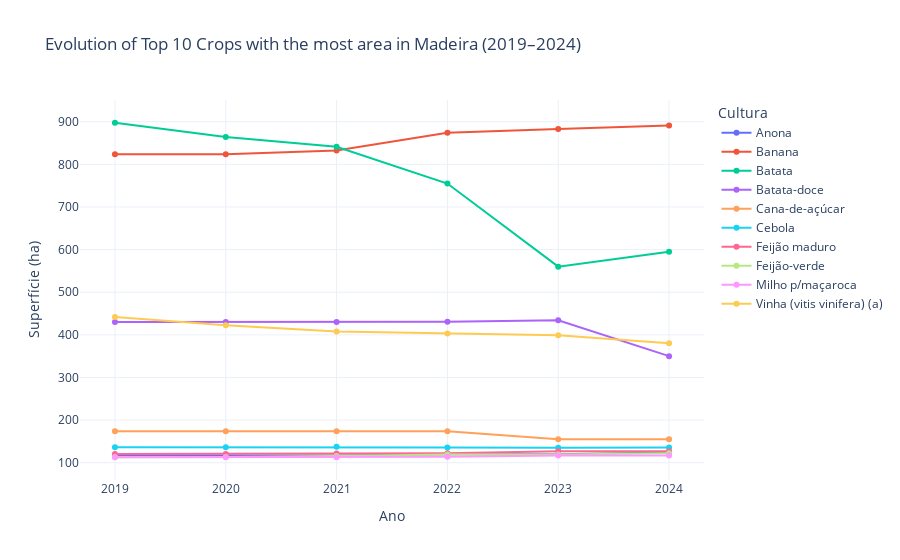

This figure's notebook cell:
### Code cell
import plotly.graph_objects as go


# 1. descobrir as 10 culturas mais produzidas no total
top10_culturas = (
    df_all.groupby("Cultura")["Superfície"]
    .sum()
    .nlargest(10)
    .index
)

# 2. filtrar só essas culturas
df_top10 = df_all[df_all["Cultura"].isin(top10_culturas)]

# 3. gráfico interativo
fig = px.line(
    df_top10,
    x="Ano",
    y="Superfície",
    color="Cultura",
    markers=True,
    title="Evolution of Top 10 Crops with the most area in Madeira (2019–2024)"
)

# layout mais limpo
fig.update_layout(
    xaxis_title="Ano",
    yaxis_title="Superfície (ha)",
    legend_title="Cultura",
    template="plotly_white"
)

fig.show()

### Figure 1 — Plotly figure (JSON) as saved in the notebook; plotly's stock layout.template omitted (floating-point values rounded to 4 significant figures)
{"data": [{"hovertemplate": "Cultura=Anona<br>Ano=%{x}<br>Superfície=%{y}<extra></extra>", "legendgroup": "Anona", "line": {"color": "#636efa", "dash": "solid"}, "marker": {"symbol": "circle"}, "mode": "lines+markers", "name": "Anona", "orientation": "v", "showlegend": true, "type": "scatter", "x": [2019, 2020, 2021, 2022, 2023, 2024], "xaxis": "x", "y": [116.8, 116.8, 116.8, 120.0, 119.9, 124.0], "yaxis": "y"}, {"hovertemplate": "Cultura=Banana<br>Ano=%{x}<br>Superfície=%{y}<extra></extra>", "legendgroup": "Banana", "line": {"color": "#EF553B", "dash": "solid"}, "marker": {"symbol": "circle"}, "mode": "lines+markers", "name": "Banana", "orientation": "v", "showlegend": true, "type": "scatter", "x": [2019, 2020, 2021, 2022, 2023, 2024], "xaxis": "x", "y": [824.0, 824.0, 832.2, 874.0, 883.0, 891.0], "yaxis": "y"}, {"hovertemplate": "Cultura=Batata<br>Ano=%{x}<br>Superfície=%{y}<extra></extra>", "legendgroup": "Batata", "line": {"color": "#00cc96", "dash": "solid"}, "marker": {"symbol": "circle"}, "mode": "lines+markers", "name": "Batata", "orientation": "v", "showlegend": true, "type": "scatter", "x": [2019, 2020, 2021, 2022, 2023, 2024], "xaxis": "x", "y": [897.6, 864.4, 841.1, 755.0, 560.0, 595.0], "yaxis": "y"}, {"hovertemplate": "Cultura=Batata-doce<br>Ano=%{x}<br>Superfície=%{y}<extra></extra>", "legendgroup": "Batata-doce", "line": {"color": "#ab63fa", "dash": "solid"}, "marker": {"symbol": "circle"}, "mode": "lines+markers", "name": "Batata-doce", "orientation": "v", "showlegend": true, "type": "scatter", "x": [2019, 2020, 2021, 2022, 2023, 2024], "xaxis": "x", "y": [430.0, 430.0, 430.0, 431.0, 434.0, 350.0], "yaxis": "y"}, {"hovertemplate": "Cultura=Cana-de-açúcar<br>Ano=%{x}<br>Superfície=%{y}<extra></extra>", "legendgroup": "Cana-de-açúcar", "line": {"color": "#FFA15A", "dash": "solid"}, "marker": {"symbol": "circle"}, "mode": "lines+markers", "name": "Cana-de-açúcar", "orientation": "v", "showlegend": true, "type": "scatter", "x": [2019, 2020, 2021, 2022, 2023, 2024], "xaxis": "x", "y": [173.5, 173.5, 173.5, 174.0, 155.0, 155.0], "yaxis": "y"}, {"hovertemplate": "Cultura=Cebola<br>Ano=%{x}<br>Superfície=%{y}<extra></extra>", "legendgroup": "Cebola", "line": {"color": "#19d3f3", "dash": "solid"}, "marker": {"symbol": "circle"}, "mode": "lines+markers", "name": "Cebola", "orientation": "v", "showlegend": true, "type": "scatter", "x": [2019, 2020, 2021, 2022, 2023, 2024], "xaxis": "x", "y": [136.2, 136.2, 137.6, 136.0, 135.0, 136.0], "yaxis": "y"}, {"hovertemplate": "Cultura=Feijão maduro<br>Ano=%{x}<br>Superfície=%{y}<extra></extra>", "legendgroup": "Feijão maduro", "line": {"color": "#FF6692", "dash": "solid"}, "marker": {"symbol": "circle"}, "mode": "lines+markers", "name": "Feijão maduro", "orientation": "v", "showlegend": true, "type": "scatter", "x": [2019, 2020, 2021, 2022, 2023, 2024], "xaxis": "x", "y": [120.5, 120.5, 121.7, 122.0, 127.0, 127.0], "yaxis": "y"}, {"hovertemplate": "Cultura=Feijão-verde<br>Ano=%{x}<br>Superfície=%{y}<extra></extra>", "legendgroup": "Feijão-verde", "line": {"color": "#B6E880", "dash": "solid"}, "marker": {"symbol": "circle"}, "mode": "lines+markers", "name": "Feijão-verde", "orientation": "v", "showlegend": true, "type": "scatter", "x": [2019, 2020, 2021, 2022, 2023, 2024], "xaxis": "x", "y": [113.0, 113.5, 115.7, 119.0, 119.2, 122.0], "yaxis": "y"}, {"hovertemplate": "Cultura=Milho p/maçaroca<br>Ano=%{x}<br>Superfície=%{y}<extra></extra>", "legendgroup": "Milho p/maçaroca", "line": {"color": "#FF97FF", "dash": "solid"}, "marker": {"symbol": "circle"}, "mode": "lines+markers", "name": "Milho p/maçaroca", "orientation": "v", "showlegend": true, "type": "scatter", "x": [2019, 2020, 2021, 2022, 2023, 2024], "xaxis": "x", "y": [112.8, 112.8, 112.8, 114.0, 117.0, 117.0], "yaxis": "y"}, {"hovertemplate": "Cultura=Vinha (vitis vinifera) (a)<br>Ano=%{x}<br>Superfície=%{y}<extra></extra>", "legendgroup": "Vinha (vitis vinifera) (a)", "line": {"color": "#FECB52", "dash": "solid"}, "marker": {"symbol": "circle"}, "mode": "lines+markers", "name": "Vinha (vitis vinifera) (a)", "orientation": "v", "showlegend": true, "type": "scatter", "x": [2019, 2020, 2021, 2022, 2023, 2024], "xaxis": "x", "y": [442.0, 422.4, 408.0, 403.0, 399.2, 380.0], "yaxis": "y"}], "layout": {"legend": {"title": {"text": "Cultura"}, "tracegroupgap": 0}, "title": {"text": "Evolution of Top 10 Crops with the most area in Madeira (2019–2024)"}, "xaxis": {"anchor": "y", "domain": [0, 1], "title": {"text": "Ano"}}, "yaxis": {"anchor": "x", "domain": [0, 1], "title": {"text": "Superfície (ha)"}}}}
